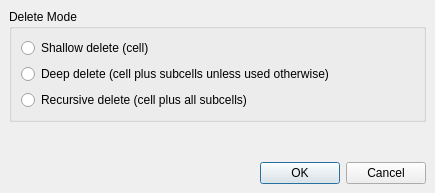
<ui version="4.0" >
 <class>DeleteModeDialog</class>
 <widget class="QDialog" name="DeleteModeDialog" >
  <property name="geometry" >
   <rect>
    <x>0</x>
    <y>0</y>
    <width>435</width>
    <height>193</height>
   </rect>
  </property>
  <property name="windowTitle" >
   <string>Delete Cell</string>
  </property>
  <layout class="QVBoxLayout" >
   <property name="margin" >
    <number>9</number>
   </property>
   <property name="spacing" >
    <number>6</number>
   </property>
   <item>
    <widget class="QGroupBox" name="groupBox" >
     <property name="title" >
      <string>Delete Mode</string>
     </property>
     <layout class="QVBoxLayout" >
      <property name="margin" >
       <number>9</number>
      </property>
      <property name="spacing" >
       <number>6</number>
      </property>
      <item>
       <widget class="QRadioButton" name="shallow_rb" >
        <property name="text" >
         <string>Shallow delete (cell)</string>
        </property>
       </widget>
      </item>
      <item>
       <widget class="QRadioButton" name="deep_rb" >
        <property name="text" >
         <string>Deep delete (cell plus subcells unless used otherwise)</string>
        </property>
       </widget>
      </item>
      <item>
       <widget class="QRadioButton" name="rec_rb" >
        <property name="text" >
         <string>Recursive delete (cell plus all subcells)</string>
        </property>
       </widget>
      </item>
     </layout>
    </widget>
   </item>
   <item>
    <spacer>
     <property name="orientation" >
      <enum>Qt::Vertical</enum>
     </property>
     <property name="sizeHint" >
      <size>
       <width>20</width>
       <height>40</height>
      </size>
     </property>
    </spacer>
   </item>
   <item>
    <widget class="QDialogButtonBox" name="buttonBox" >
     <property name="orientation" >
      <enum>Qt::Horizontal</enum>
     </property>
     <property name="standardButtons" >
      <set>QDialogButtonBox::Cancel|QDialogButtonBox::NoButton|QDialogButtonBox::Ok</set>
     </property>
    </widget>
   </item>
  </layout>
 </widget>
 <resources/>
 <connections>
  <connection>
   <sender>buttonBox</sender>
   <signal>accepted()</signal>
   <receiver>DeleteModeDialog</receiver>
   <slot>accept()</slot>
   <hints>
    <hint type="sourcelabel" >
     <x>248</x>
     <y>254</y>
    </hint>
    <hint type="destinationlabel" >
     <x>157</x>
     <y>274</y>
    </hint>
   </hints>
  </connection>
  <connection>
   <sender>buttonBox</sender>
   <signal>rejected()</signal>
   <receiver>DeleteModeDialog</receiver>
   <slot>reject()</slot>
   <hints>
    <hint type="sourcelabel" >
     <x>316</x>
     <y>260</y>
    </hint>
    <hint type="destinationlabel" >
     <x>286</x>
     <y>274</y>
    </hint>
   </hints>
  </connection>
 </connections>
</ui>
